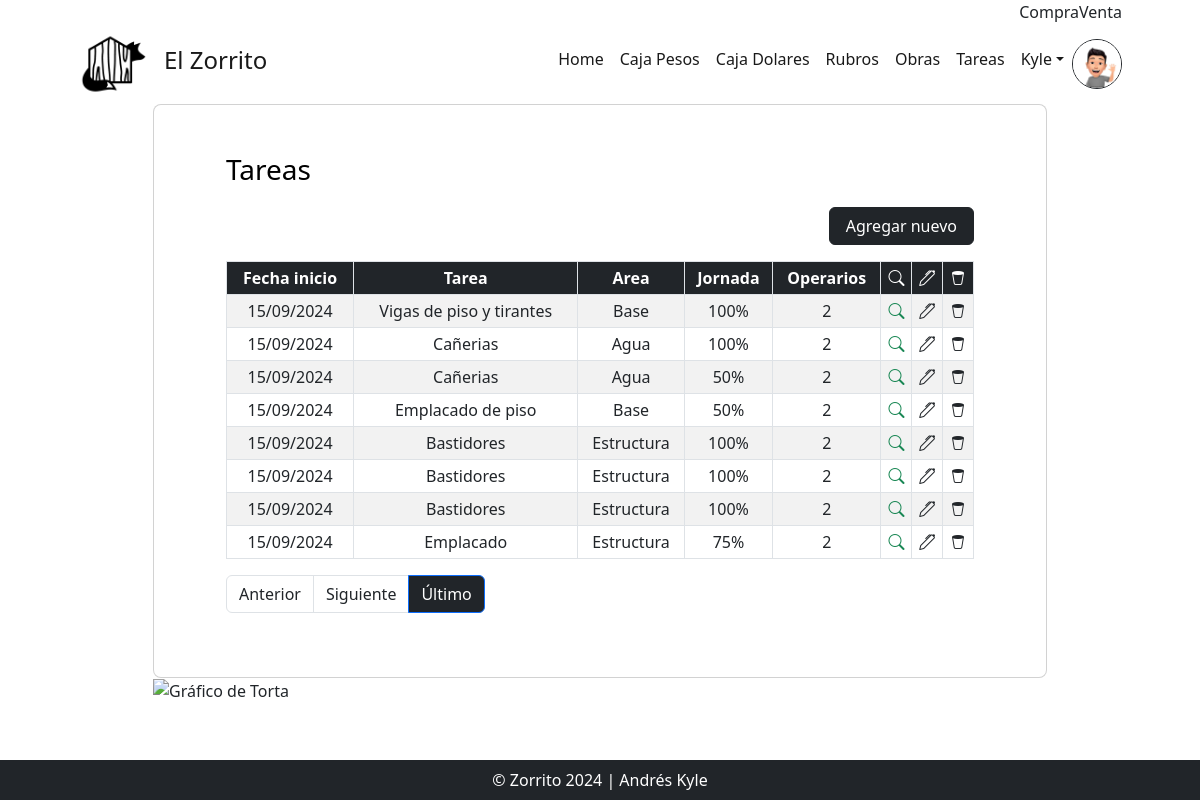
Page /tarea_list/ (signed in) on the committed database.
### users/models.py (models this page shows, shortened)
class Imagen(models.Model):
    user = models.OneToOneField(User, on_delete=models.CASCADE, null=True)
    imagen = models.ImageField(upload_to='avatares', null=True, blank = True)

### AppZorro/models.py (models this page shows, shortened)
class Tarea(models.Model):
    fecha = models.DateField(default=date.today)
    tarea = models.CharField(max_length=40)
    rubro = models.ForeignKey(Rubros, null=True, on_delete=models.RESTRICT)
    opciones_porcentaje = [(25, '25%'), (50, '50%'), (75, '75%'), (100, '100%')]
    porcentaje = models.IntegerField(choices=(opciones_porcentaje), default=100)
    cant_operarios = models.IntegerField(default=2)
    indice_jornada = models.FloatField(default=1)
    obra = models.ForeignKey(Obra, null=True, on_delete=models.RESTRICT)
    autor = models.ForeignKey(settings.AUTH_USER_MODEL, on_delete=models.RESTRICT, null=True, blank=True, editable=False)

class Rubros(models.Model):
    titulo = models.CharField(max_length=30)
    def __str__(self):
        return f"{self.titulo}"

### AppZorro/views.py (the view)
# urls.py: path('tarea_list/', views.TareaListView.as_view(), name="Tareas"),
class TareaListView(LoginRequiredMixin, ListView):
    model = Tarea
    def get_context_data(self, **kwargs):
        context = super().get_context_data(**kwargs)
        return context

### AppZorro/templates/AppZorro/Tarea_list.html (shortened to what this page needs)
{% extends 'AppZorro/base.html' %}
{% load static %}
{% block main %}
<div class="row d-flex justify-content-center align-items-center h-50">
    <div class="col-xl-9">
        <div class="card rounded-3 text-black">
            <div class="card-body p-md-5 mx-md-4">
                <h3 class="mb-3 pb-1">Tareas</h3>
                <div class="d-flex justify-content-end mb-3">
                    <a class="btn btn-dark px-3" type="button" href="{% url 'CrearTarea' %}">Agregar nuevo</a>
                </div>
                <table class="text-center table table-striped table-bordered table-sm">
                    <thead class="thead-primary">
                        <tr class="text-bg-dark p-3">
                            <th scope="col">Fecha inicio</th>
                            <th scope="col">Tarea</th>
                            <th scope="col">Area</th>
                            <th scope="col">Jornada</th>
                            <th scope="col">Operarios</th>
                            <th scope="col" class="bi bi-search"></th>
                            <th scope="col" class="bi bi-pen"></th>
                            <th scope="col" class="bi bi-trash2"></th>
                        </tr>
                    </thead>
                    <tbody>
                        {% for tarea in object_list %}
                            <tr>
                                <td>{{ tarea.fecha|date:"d/m/Y" }}</td>
                                <td>{{ tarea.tarea }}</td>
                                <td>{{ tarea.rubro }}</td>
                                <td>{{ tarea.porcentaje }}%</td>
                                <td>{{ tarea.cant_operarios }}</td>
                                <td><a class="bi bi-search text-success" href=""></a></td>
                                <td><a class="bi bi-pen text-dark" href=""></a></td>
                                <td><a class="bi bi-trash2 text-dark" href=""></a></td>
                            </tr>
                        {% empty %}
                            <tr><th><h6>Buuu... No hay obras.</h6></th></tr>
                            <th><h6>Que lindo seria para el Zorrito que ingrese algun pesito.</h6></th>
                        {% endfor %}
                    </tbody>
                </table>
                <nav aria-label="paginas caja">
                    <ul class="pagination data-bs-theme=dark">
                        {% if page_obj.has_previous %}
                            <li class="page-item data-bs-theme="dark">
                                <a class="page-link text-dark" href="?page={{ page_obj.previous_page_number }}">Anterior</a>
                            </li>
                        {% else %}
                            <li class="page-item disabled">
                                <a class="page-link text-dark" href="">Anterior</a>
                            </li>
                        {% endif %}
                        {% if page_obj.has_next %}
                        <li class="page-item">
                            <a class="page-link text-dark" href="?page={{ page_obj.next_page_number }}">Siguiente</a>
                        </li>
                        {% else %}
                        <li class="page-item disabled">
                            <a class="page-link text-dark" href="">Siguiente</a>
                        </li>
                        {% endif %}
                        <li class="page-item active">
                            <a class="page-link text-bg-dark" href="?page={{ page_obj.paginator.num_pages }}">Último</a>
                        </li>
                    </ul>
                </nav>
            </div>
        </div>
        <img alt="Gráfico de Torta"  class="img-fluid ">
    </div>
</div>
{% endblock main %}

### AppZorro/templates/AppZorro/base.html (shortened to what this page needs)
<!DOCTYPE html>
{% load static %}
<html lang="es">
    <head>
        <link href="https://cdn.jsdelivr.net/npm/bootstrap-icons@1.4.1/font/bootstrap-icons.css" rel="stylesheet" />
        <link href="{% static 'AppZorro/css/styles.css' %}" rel="stylesheet" />
    </head>
    <body class="h-100 bg-white ">
        <nav class="navbar navbar-expand-md p-0 navbar-success">
            <div class="container px-lg-5">
                <div class="collapse navbar-collapse" id="navbarSupportedContent">
                    <ul class="navbar-nav ms-auto mb-0 mb-lg-0">
                        <li class="nav-item">Compra {{dolar_compra}} </li>
                        <li class="nav-item">Venta {{dolar_venta}}</li>
                    </ul>
                </div>
            </div>
        </nav>
        <nav class="navbar navbar-expand-xl p-0 navbar-light navbar-gradient">
            <div class="container px-lg-5">
                <th><a class="navbar-brand" href="{% url 'Inicio' %}"><img src="{% static 'AppZorro/assets/img/logo.png' %}" alt="" height="70px"></a></th><a class="navbar-brand" href="{% url 'Inicio' %}"><h4 class="">El Zorrito</h4></a>
                <div class="collapse navbar-collapse" id="navbarSupportedContent">
                    <ul class="navbar-nav ms-auto mb-2 mb-lg-0">
                        <li class="nav-item"><a class="nav-link active" aria-current="page" href="{% url 'Inicio' %}">Home</a></li>
                        <li class="nav-item"><a class="nav-link active" aria-current="page" href="{% url 'Movimientos' %}">Caja Pesos</a></li>
                        <li class="nav-item"><a class="nav-link active" aria-current="page" href="{% url 'Dolares' %}">Caja Dolares</a></li>
                        <li class="nav-item"><a class="nav-link active" aria-current="page" href="{% url 'Rubros' %}">Rubros</a></li>
                        <li class="nav-item"><a class="nav-link active" aria-current="page" href="{% url 'Obras' %}">Obras</a></li>
                        <li class="nav-item"><a class="nav-link active" aria-current="page" href="{% url 'Tareas' %}">Tareas</a></li>
                        {% if request.user.is_authenticated %}
                            <li class="nav-item dropdown">
                            <a class="nav-link active dropdown-toggle" href="#" id="navbarDropdownMenuLink" data-bs-toggle="dropdown" aria-haspopup="true" aria-expanded="false">{{ request.user.username }}</a>
                            </li>
                            <img src="{{request.user.imagen.imagen.url}}" alt="" class="rounded-circle border border-dark" height="50px">
                        {% else %}
                        <li class="nav-item"><a class="nav-link active" href="{% url 'Login' %}">Acceder</a></li>
                        {% endif %}
                    </ul>
                </div>
            </div>
        </nav>
        {% block main %}
        {% endblock main %}
        <div class="fixed-bottom">
            <footer class="py-1 bg-dark">
                <div class="container"><p class="m-1 text-center text-white">&copy; Zorrito 2024 | Andrés Kyle</p></div>
            </footer>
        </div>
    </body>
</html>

### rows in the picture
Tarea: fecha "15/09/2024", tarea "Vigas de piso y tirantes", rubro "Base", porcentaje "100", cant_operarios "2"
Tarea: fecha "15/09/2024", tarea "Cañerias", rubro "Agua", porcentaje "100", cant_operarios "2"
Tarea: fecha "15/09/2024", tarea "Cañerias", rubro "Agua", porcentaje "50", cant_operarios "2"
Tarea: fecha "15/09/2024", tarea "Emplacado de piso", rubro "Base", porcentaje "50", cant_operarios "2"
Tarea: fecha "15/09/2024", tarea "Bastidores", rubro "Estructura", porcentaje "100", cant_operarios "2"
Tarea: fecha "15/09/2024", tarea "Bastidores", rubro "Estructura", porcentaje "100", cant_operarios "2"
Tarea: fecha "15/09/2024", tarea "Bastidores", rubro "Estructura", porcentaje "100", cant_operarios "2"
Tarea: fecha "15/09/2024", tarea "Emplacado", rubro "Estructura", porcentaje "75", cant_operarios "2"

### other values in the picture
{{ request.user.username }} "Kyle"
